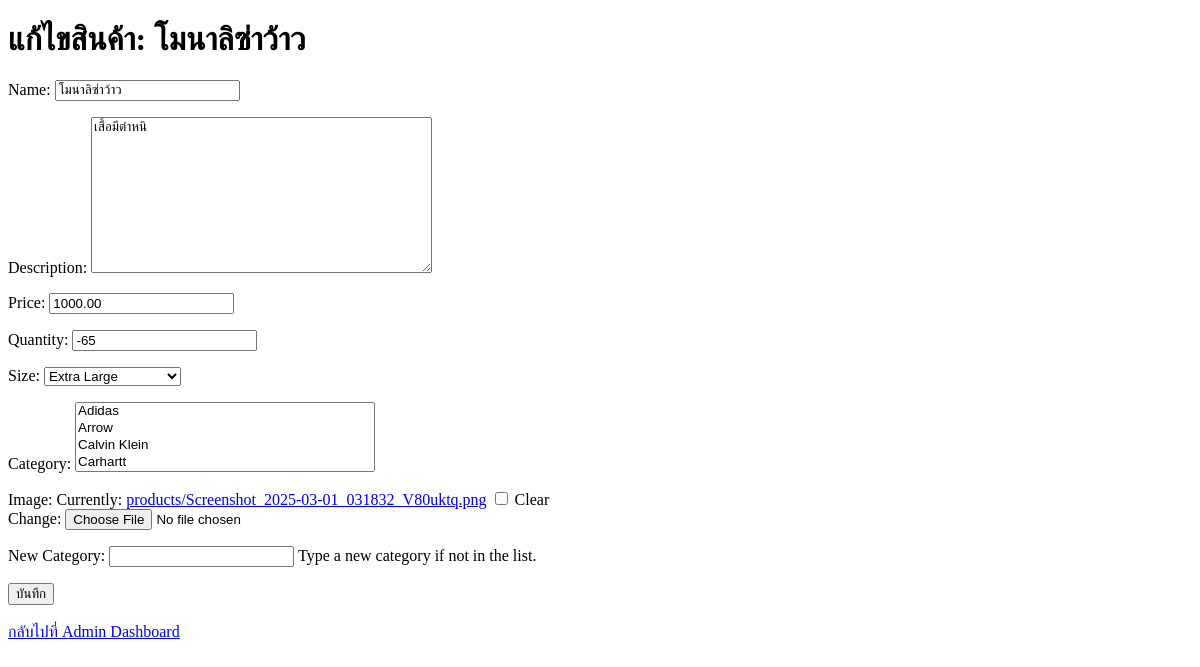
/edit-product/1/, run on an earlier commit of the app's database.
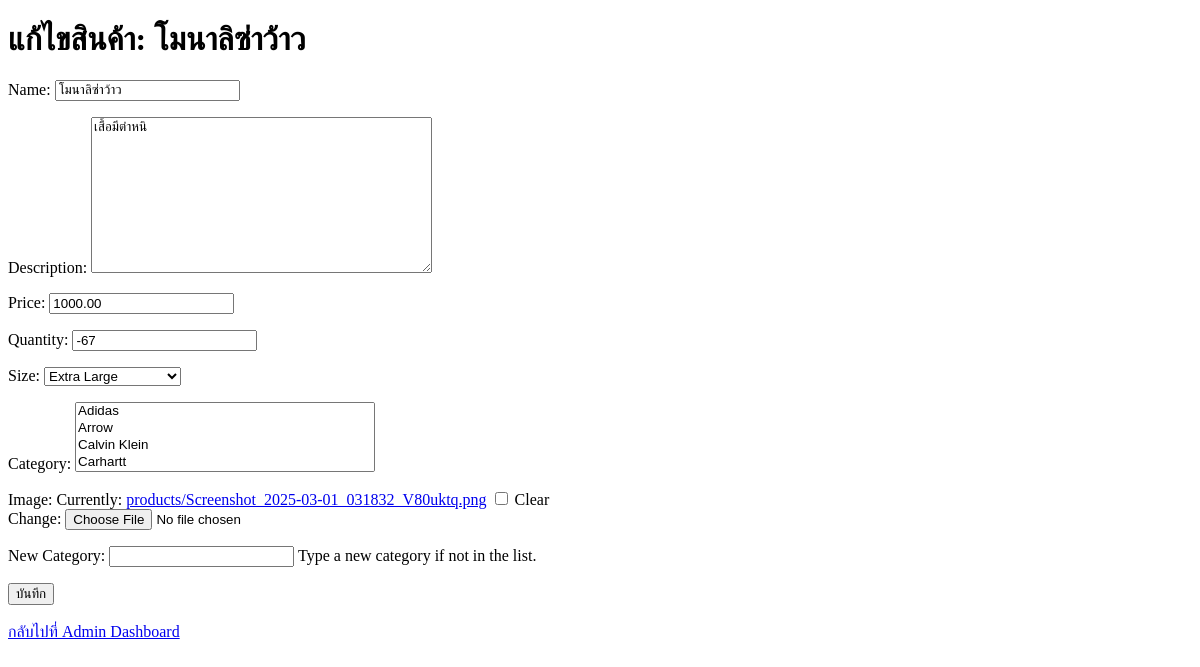
And on a later commit of the database.
### shop/models.py (models this page shows, shortened)
class Product(models.Model):
    SIZE_CHOICES = [
        ('S', 'Small'),
        ('M', 'Medium'),
        ('L', 'Large'),
        ('XL', 'Extra Large'),
        ('XXL', 'Double Extra Large'),
    ]
    name = models.CharField(max_length=255)
    description = models.TextField(blank=True)
    price = models.DecimalField(max_digits=10, decimal_places=2)
    quantity = models.IntegerField(default=1)
    size = models.CharField(max_length=3, choices=SIZE_CHOICES)
    category = models.ManyToManyField(Category, blank=True)
    image = models.ImageField(upload_to='products/', blank=True)

class Category(models.Model):
    name = models.CharField(max_length=255, unique=True)
    def __str__(self):
        return self.name

### shop/views.py (the view)
# urls.py: path('edit-product/<int:product_id>/', views.edit_product, name='edit_product'),
def edit_product(request, product_id):
    product = get_object_or_404(Product, id=product_id)
    if request.method == "POST":
        form = ProductForm(request.POST, request.FILES, instance=product)
        if form.is_valid():
            form.save()
            return redirect('admin_dashboard')
    else:
        form = ProductForm(instance=product)
    return render(request, 'shop/edit_product.html', {
        'form': form,
        'product': product
    })

### shop/forms.py (shortened to what this page needs)
class ProductForm(forms.ModelForm):
    new_category = forms.CharField(
        required=False,
        label="New Category",
        help_text="Type a new category if not in the list."
    )
    class Meta:
        model = Product
        fields = ['name', 'description', 'price', 'quantity', 'size', 'category', 'image', 'new_category']
        widgets = {
            'category': forms.SelectMultiple(attrs={'style': 'width: 300px;'}),
        }
    def __init__(self, *args, **kwargs):
        super().__init__(*args, **kwargs)
        self.fields['category'].queryset = Category.objects.order_by('name')

### shop/templates/shop/edit_product.html (shortened to what this page needs)
<!DOCTYPE html>
<html lang="en">
<head>
</head>
<body>
    <h1>แก้ไขสินค้า: {{ product.name }}</h1>
    <form method="post" enctype="multipart/form-data">
        {{ form.as_p }}
        <button type="submit">บันทึก</button>
    </form>
    <br>
    <a href="{% url 'admin_dashboard' %}">กลับไปที่ Admin Dashboard</a>
</body>
</html>

What changed in the data, as far as the page shows it:
changed Product "โมนาลิซ่าว้าว": quantity "-65" → "-67"
